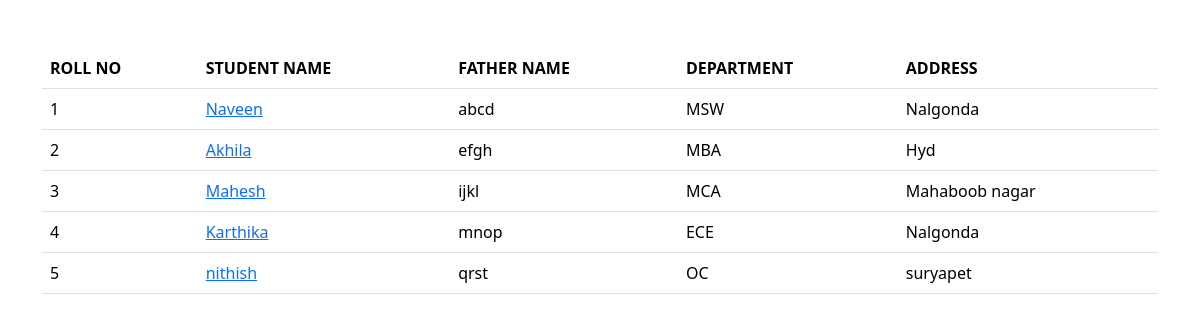
The page / on the database its author committed.
### course/models.py (models this page shows, shortened)
class Student(models.Model):
    roll_number=models.CharField(max_length=100)
    student_name=models.CharField(max_length=100)
    father_name=models.CharField(max_length=100)
    department=models.CharField(max_length=100)
    address=models.CharField(max_length=150)
    photo=models.ImageField(upload_to='images')

### Student/views.py (the view)
# urls.py: 2. Add a URL to urlpatterns:  path('', views.home, name='home')
def home(request):
    students=Student.objects.all()
    context={
            'students':students,
    }
    return render(request,'home.html',context)

### templates/home.html (shortened to what this page needs)
<!DOCTYPE html>
<html lang="en">
<head>
    <link href="https://cdn.jsdelivr.net/npm/bootstrap@5.3.1/dist/css/bootstrap.min.css" rel="stylesheet">
</head>
<body>
    <div class="container mt-5">
        <table class="table">
            <thead>
                <th>ROLL NO</th>
                <th>STUDENT NAME</th>
                <th>FATHER NAME</th>
                <th>DEPARTMENT</th>
                <th>ADDRESS</th>
            </thead>
            <tbody>
                {% for student in students %}
                <tr>
                    <td>{{forloop.counter}}</td>
                    <td><a href="{% url 'student_detail' student.id %}">{{student.student_name}}</a></td>
                    <td>{{student.father_name}}</td>
                    <td>{{student.department}}</td>
                    <td>{{student.address}}</td>
                    {% endfor %}
                </tr>
            </tbody>
        </table>
    </div>
</body>
</html>

### rows shown on the page
Student: student_name "Naveen", father_name "abcd", department "MSW", address "Nalgonda"
Student: student_name "Akhila", father_name "efgh", department "MBA", address "Hyd"
Student: student_name "Mahesh", father_name "ijkl", department "MCA", address "Mahaboob nagar"
Student: student_name "Karthika", father_name "mnop", department "ECE", address "Nalgonda"
Student: student_name "nithish", father_name "qrst", department "OC", address "suryapet"
